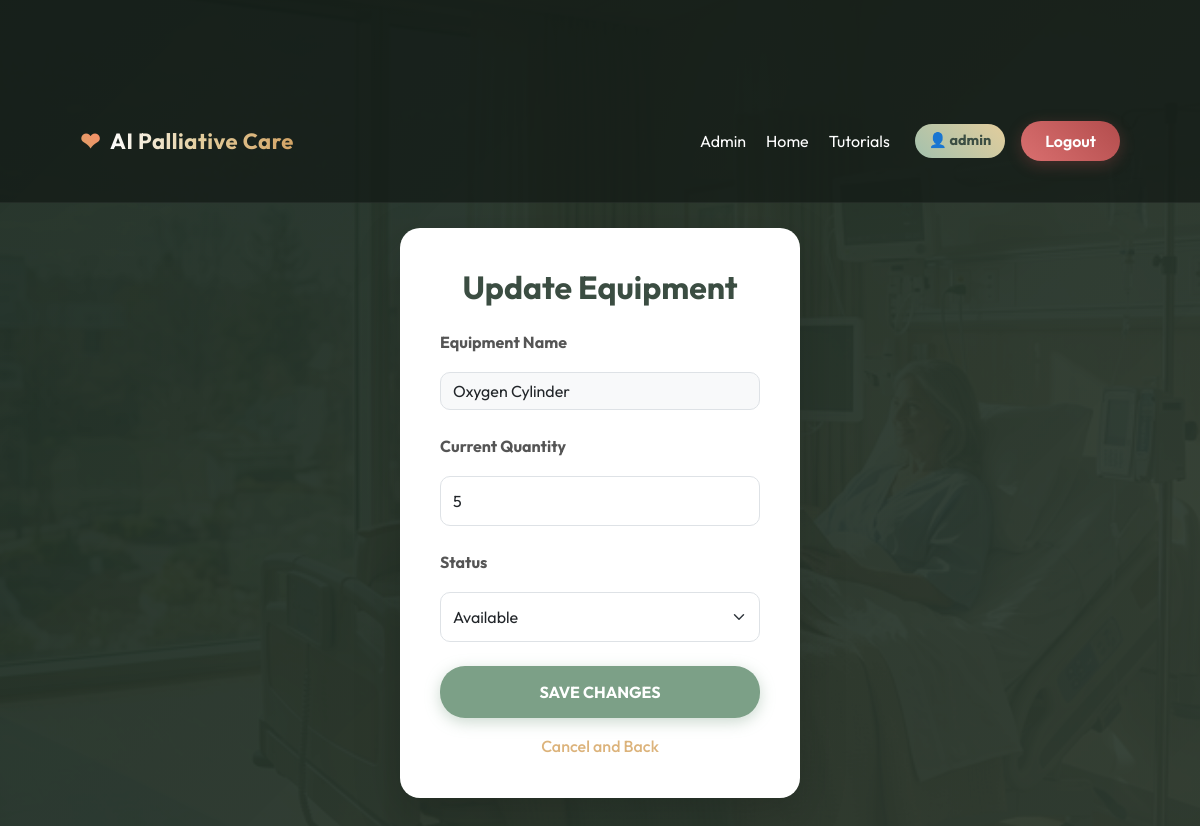
Screenshot of /update_item/1 (signed in) with the database file from the repository.
### tables this page shows
CREATE TABLE medical_items(
        id INTEGER PRIMARY KEY AUTOINCREMENT,
        item_name TEXT,
        quantity INTEGER,
        status TEXT
    );

### app.py (the view, shortened to what this page needs)
@app.route("/update_item/<int:id>", methods=["GET", "POST"])
def update_item(id):
    if session.get("role") != "admin":
        return redirect("/medical_items")
    conn = get_db()
    item = conn.execute("SELECT * FROM medical_items WHERE id=?", (id,)).fetchone()
    conn.close()
    return render_template("update_item.html", item=item)

### app.py (called while the page is built)
@app.after_request
def add_header(response):
    response.cache_control.no_store = True
    response.cache_control.no_cache = True
    response.cache_control.must_revalidate = True
    response.cache_control.max_age = 0
    return response

def get_db():
    conn = sqlite3.connect(DB)
    conn.row_factory = sqlite3.Row
    return conn

### templates/update_item.html (shortened to what this page needs)
{% extends "base.html" %}
{% block content %}
<div class="container py-5">
    <div class="form-box shadow-lg" style="border-radius: 20px; width: 400px; background: white; padding: 40px;">
        <h2 class="fw-bold mb-4 text-center" style="color: #3b4d42;">Update Equipment</h2>
        <form action="/update_item/{{ item.id }}" method="POST">
            <div class="mb-4 text-start">
                <label class="form-label fw-bold" style="color: #555;">Equipment Name</label>
                <input type="text" class="form-control" value="{{ item.item_name }}" disabled style="background: #f8f9fa; border-radius: 10px;">
            </div>
            <div class="mb-4 text-start">
                <label class="form-label fw-bold" style="color: #555;">Current Quantity</label>
                <input type="number" name="quantity" class="form-control" value="{{ item.quantity }}" required style="border-radius: 10px; padding: 12px;">
            </div>
            <div class="mb-4 text-start">
                <label class="form-label fw-bold" style="color: #555;">Status</label>
                <select name="status" class="form-select" required style="border-radius: 10px; padding: 12px;">
                    <option value="Available" {% if item.status == 'Available' %}selected{% endif %}>Available</option>
                </select>
            </div>
            <button type="submit" class="btn w-100" style="background: #7ca087; color: white; border-radius: 25px; padding: 14px; font-weight: bold; font-size: 16px; border: none; box-shadow: 0 4px 15px rgba(124, 160, 135, 0.4);">
                SAVE CHANGES
            </button>
            <div class="text-center mt-3">
                <a href="/medical_items" class="link" style="color: #dcb37b; font-weight: 500; text-decoration: none;">Cancel and Back</a>
            </div>
        </form>
    </div>
</div>
{% endblock %}

### static/css/style.css (style rules this page uses)
body { font-family: 'Outfit', sans-serif; margin: 0; background: linear-gradient(135deg, rgba(30, 45, 35, 0.96), rgba(46, 59, 49, 0.94)), url('../images/real_ward.png') center/cover fixed; color: #fdfdfd; min-height: 100vh; overflow-x: hidden; }
.container { padding: 20px; padding-top: 100px; text-align: center; }
.link { color: #dcb37b; text-decoration: none; font-weight: 500; }
.btn { background: linear-gradient(135deg, #8ba894, #668270); padding: 12px 25px; border: none; color: white; border-radius: 30px; text-decoration: none; cursor: pointer; font-weight: 600; transition: all 0.3s ease; box-shadow: 0 4px 15px rgba(102, 130, 112, 0.4); }
.form-box { background: white; color: black; padding: 40px; width: 350px; margin: 50px auto; border-radius: 15px; box-shadow: 0 10px 30px rgba(0, 0, 0, 0.15); position: relative; z-index: 2; }
input, select { width: 100%; padding: 10px; margin: 10px 0; box-sizing: border-box; }
.page-transition { animation: fadeIn 0.4s ease-out forwards; }

### rows the page displays
medical_items: item_name "Oxygen Cylinder", quantity "5", status "Available"

### other values shown
{{ session["user"] }} "admin"
